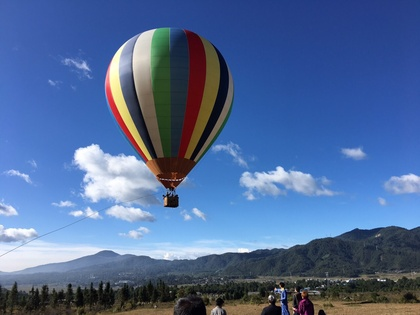
%> input picture Lab4/source.jpg, 420 x 315 px, shrunk from 1280 x 960 before the run
$ octave editing_script_RGB.m   (GNU Octave 9; MATLAB toolbox functions it lacks are replaced by stand-ins)
%> lines starting %> are read from the running program, lines starting %| are printed output that depends on the picture; in (x1, y1, x2, y2) boxes, pixels count from 0 and x2, y2 are one past the last pixel; in counts of white or black regions, pixels touching at a corner belong together; the program's own positions count from 1
clc
clear
close all
object_source = imread('source.jpg');
%> object_source is the input picture: size 315x420x3 uint8; mean R, G, B 80.1, 106.4, 151.7
background = imread('target.jpg');
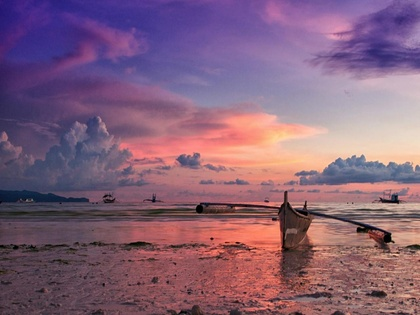
%> input picture Lab4/target.jpg, 420 x 315 px, shrunk from 1280 x 960 before the run
%> background is the input picture: size 315x420x3 uint8; mean R, G, B 133.3, 97.7, 121.1
object_source1 = object_source(:,:,1);
object_source2 = object_source(:,:,2);
object_source3 = object_source(:,:,3);
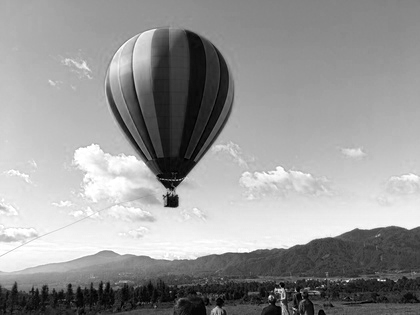
%> object_source3: size 315x420 uint8; min 0, max 255, mean 151.7
background1 = background(:,:,1);
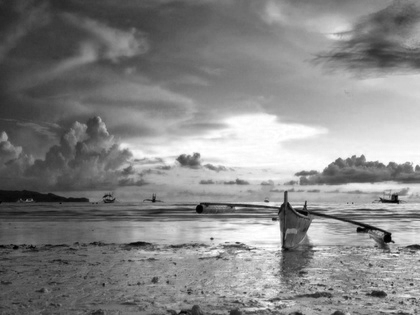
%> background1: size 315x420 uint8; min 0, max 255, mean 133.3
background2 = background(:,:,2);
background3 = background(:,:,3);
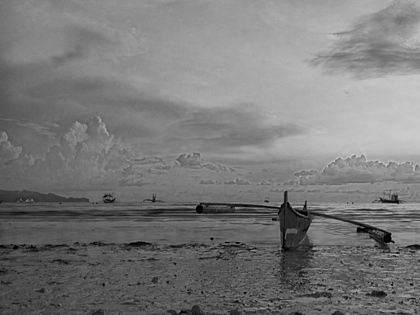
%> background3: size 315x420 uint8; min 0, max 209, mean 121.1

%%
%Get the arbitrary shape
roipoly_mask =  logical(imread('mask.jpg'));
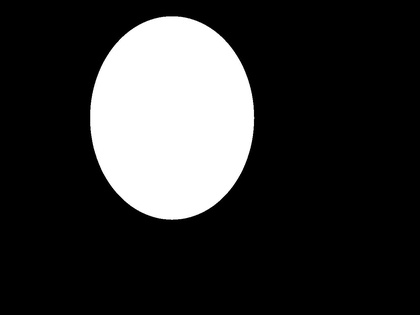
%> input picture Lab4/mask.jpg, 420 x 315 px, shrunk from 1280 x 960 before the run
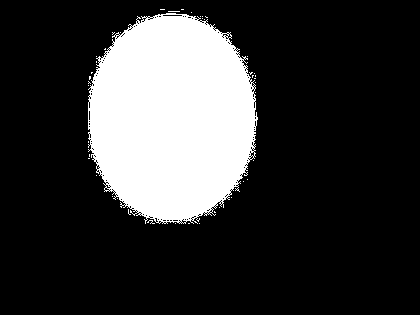
%> roipoly_mask: size 315x420 logical; 21.1% white; 44 white regions (43 under 20 px), largest, box (x1, y1, x2, y2) and area: (88, 13, 258, 224) 27842
roipoly_mask = double(roipoly_mask);
object_source1 = double(object_source1);
%> object_source1: size 315x420 double
object_source2 = double(object_source2);
%> object_source2: size 315x420 double
object_source3 = double(object_source3);
%> object_source3: size 315x420 double
raw_object1 = object_source1.*roipoly_mask;
raw_object2 = object_source2.*roipoly_mask;
raw_object3 = object_source3.*roipoly_mask;
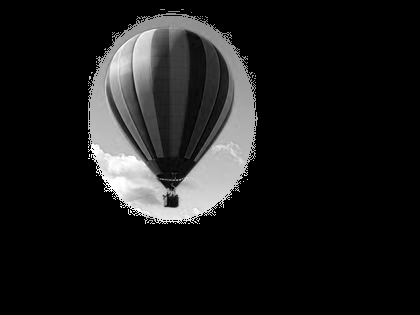
%> raw_object3: size 315x420 double; min 0, max 255, mean 26.5
%figure,imshow(uint8(raw_object));title('raw_object');

%get input coordinate on background
figure,imshow(background);
%> (the run ends here)
